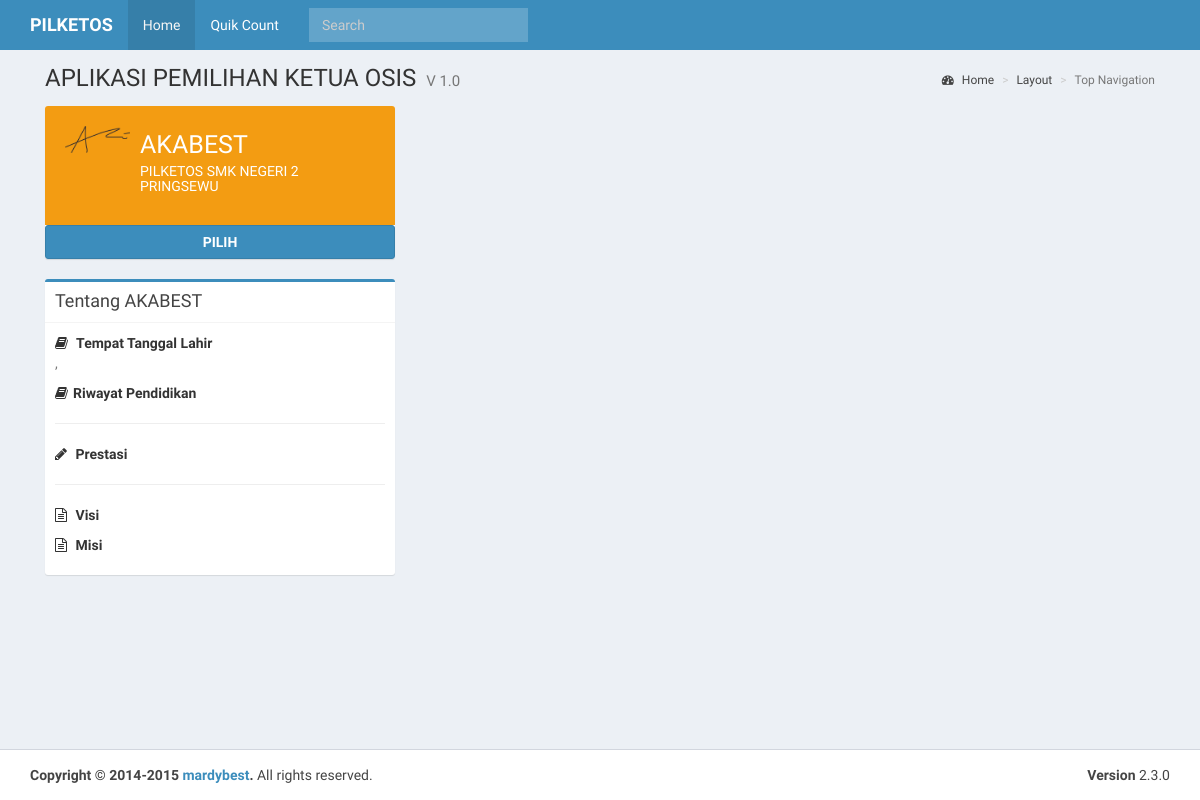
Before: / with the older database file.
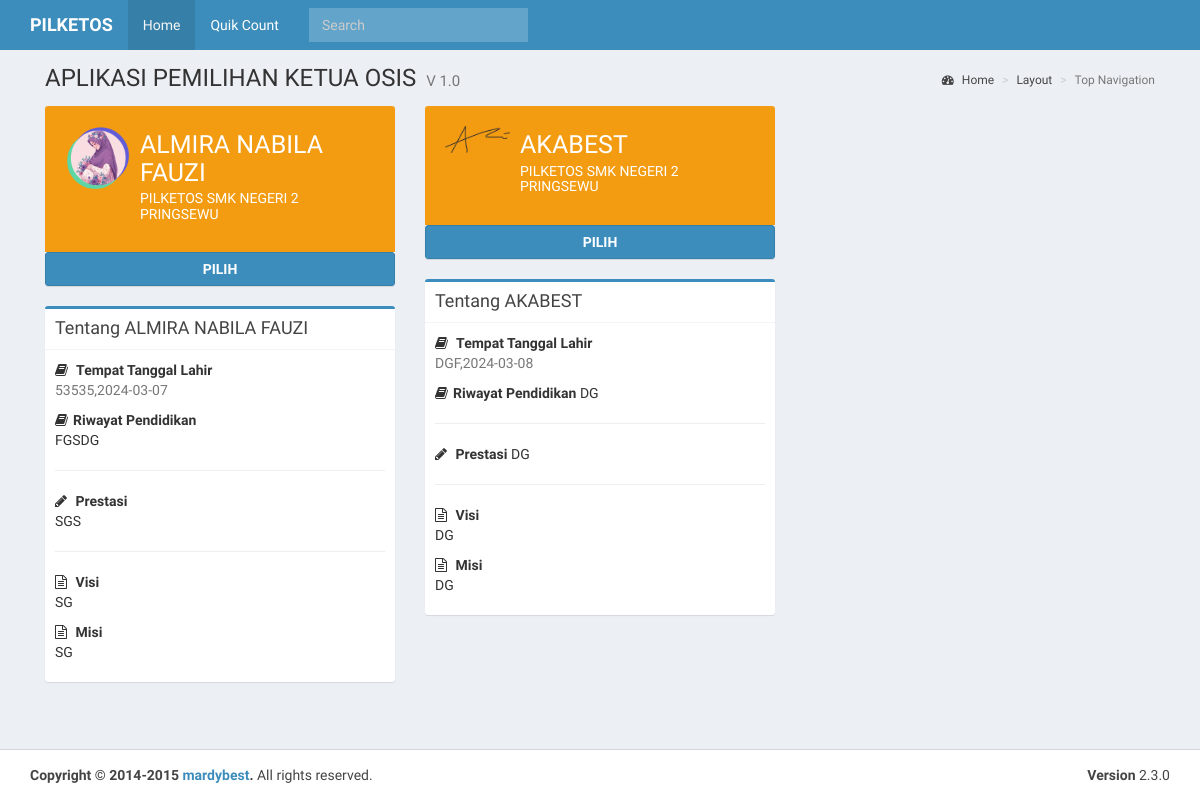
After: the same page with the newer database file.
### tables this page shows
CREATE TABLE `profil` (
  `id_profil` int(20) NOT NULL,
  `nama_app` varchar(100) NOT NULL,
  `tahun` varchar(250) NOT NULL,
  `nama` varchar(250) NOT NULL,
  `alias` varchar(350) NOT NULL,
  `alamat` text NOT NULL,
  `isi` text NOT NULL,
  `gambar` varchar(100) NOT NULL,
  `akabest` varchar(250) NOT NULL
);

CREATE TABLE `paslon` (
  `id_paslon` int(100) NOT NULL,
  `nama_paslon` varchar(200) NOT NULL,
  `foto` varchar(200) NOT NULL,
  `tgl_lahir` varchar(100) DEFAULT NULL,
  `tmp_lahir` varchar(100) DEFAULT NULL,
  `visi` text,
  `misi` text,
  `pendidikan` text,
  `prestasi` text,
  `token` text
);

### koneksi.php (called while the page is built, shortened)
<?php
$server = "localhost";
$username = "root";
$password = "";
$database = "db_ketuaosis";
$koneksi = mysqli_connect($server,$username,$password) or die("Koneksi gagal");
mysqli_select_db($koneksi,$database) or die("Database tidak bisa dibuka");
$kontak_kami=mysqli_query($koneksi,"SELECT * FROM profil WHERE id_profil ='1'");
$k_k=mysqli_fetch_array($kontak_kami);
?>

### utama.php (the view, shortened to what this page needs)
<section class="content-header">
            <h1>
              APLIKASI PEMILIHAN KETUA OSIS
              <small>V 1.0</small>
            </h1>
            <ol class="breadcrumb">
              <li><a href="#"><i class="fa fa-dashboard"></i> Home</a></li>
              <li><a href="#">Layout</a></li>
              <li class="active">Top Navigation</li>
            </ol>
          </section>
          <section class="content">
			<div class="row">
 <?php
$sql = "SELECT * FROM paslon ORDER BY id_paslon DESC";
$result = $koneksi->query($sql);
if ($result->num_rows > 0) {
while ($row = $result->fetch_assoc()) { ?>
        <div class="col-md-4">
              <div class="box box-widget widget-user-2">
                <div class="widget-user-header bg-yellow">
                  <div class="widget-user-image">
                    <img  src="foto/paslon/<?=$row["foto"]?>" alt="User Avatar">
                  </div>
                  <h3 class="widget-user-username"><?=$row["nama_paslon"]?></h3>
                  <h5 class="widget-user-desc"><?php echo"$k_k[nama_app]";?> <?php echo"$k_k[alias]";?></h5>
                </div>
                <a href="index.php?aksi=login&id_paslon=<?=$row["id_paslon"]?>" class="btn btn-primary btn-block"><b>PILIH</b></a>
              </div>
                      <div class="box box-primary">
                <div class="box-header with-border">
                  <h3 class="box-title">Tentang <?=$row["nama_paslon"]?></h3>
                </div>
                <div class="box-body">
                  <strong><i class="fa fa-book margin-r-5"></i>  Tempat Tanggal Lahir</strong>
                  <p class="text-muted">
                  <?=$row["tmp_lahir"]?>,<?=$row["tgl_lahir"]?>
                  </p>
                  <strong><i class="fa fa-book margin-r-5"></i>Riwayat Pendidikan</strong>
                  <?=$row["pendidikan"]?>
                  <hr>
                  <strong><i class="fa fa-pencil margin-r-5"></i> Prestasi</strong>
                  <?=$row["prestasi"]?>
                  <hr>
                  <strong><i class="fa fa-file-text-o margin-r-5"></i> Visi</strong>
                  <p><?=$row["visi"]?></p>
                  <strong><i class="fa fa-file-text-o margin-r-5"></i> Misi</strong>
                  <p><?=$row["misi"]?></p>
                </div>
              </div>
            </div>
            <?php }
} ?>
  </div>
          </section>

### index.php (shortened to what this page needs)
<?php
  include 'koneksi.php';
  ?>
<!DOCTYPE html>
<html>
  <head>
    <link rel="stylesheet" href="sys/bootstrap/bootstrap/css/bootstrap.min.css">
    <link rel="stylesheet" href="https://maxcdn.bootstrapcdn.com/font-awesome/4.4.0/css/font-awesome.min.css">
    <link rel="stylesheet" href="https://code.ionicframework.com/ionicons/2.0.1/css/ionicons.min.css">
    <link rel="stylesheet" href="sys/bootstrap/plugins/morris/morris.css">
    <link rel="stylesheet" href="sys/bootstrap/dist/css/AdminLTE.min.css">
    <link rel="stylesheet" href="sys/bootstrap/dist/css/skins/_all-skins.min.css">
  </head>
  <body class="hold-transition skin-blue layout-top-nav">
    <div class="wrapper">
      <header class="main-header">
        <nav class="navbar navbar-static-top">
          <div class="container">
            <div class="navbar-header">
              <a href="index.php" class="navbar-brand"><b><?php echo"$k_k[nama_app]";?></b></a>
            </div>
            <div class="collapse navbar-collapse pull-left" id="navbar-collapse">
              <ul class="nav navbar-nav">
                <li class="active"><a href="index.php">Home <span class="sr-only">(current)</span></a></li>
                <li><a href="index.php?aksi=home">Quik Count</a></li>
              </ul>
              <form class="navbar-form navbar-left" role="search">
                <div class="form-group">
                  <input type="text" class="form-control" id="navbar-search-input" placeholder="Search">
                </div>
              </form>
            </div>
          </div>
        </nav>
      </header>
      <div class="content-wrapper">
        <div class="container">
          <?php
if (isset($_GET['aksi'])){
include 'isi.php';
}
else {
include 'utama.php';
}
?>
        </div>
      </div>
      <footer class="main-footer">
        <div class="container">
          <div class="pull-right hidden-xs">
            <b>Version</b> 2.3.0
          </div>
          <strong>Copyright &copy; 2014-2015 <a href="http://sukait.com">mardybest</a>.</strong> All rights reserved.
        </div>
      </footer>
    </div>
  </body>
</html>

Changed rows visible on the page:
added paslon: foto (picture), nama_paslon "ALMIRA NABILA FAUZI", $k_k[nama_app] "PILKETOS", $k_k[alias] "SMK NEGERI 2 PRINGSEWU", tmp_lahir "53535", tgl_lahir "2024-03-07", pendidikan "FGSDG", prestasi "SGS", visi "SG", misi "SG"
changed paslon "AKABEST": tmp_lahir (not shown) → "DGF"; tgl_lahir (not shown) → "2024-03-08"; pendidikan (not shown) → "DG"; prestasi (not shown) → "DG"; visi (not shown) → "DG"; misi (not shown) → "DG"
